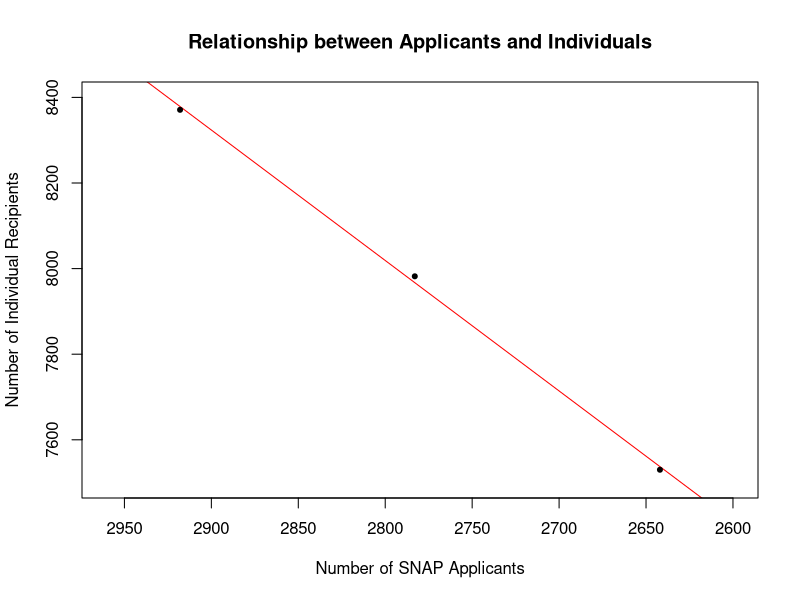

R code for this plot:
## ---- chunk 1
library(knitr)
snap.name <- c('Applications', 'Individual.Recipients', 'Household.Recipients')
SFY.2014 <- c(2918, 8371, 5037)
SFY.2015 <- c(2783, 7982, 4697)
SFY.2016 <- c(2642, 7530, 4455)
snap.cs.table <- data.frame(snap.name, SFY.2014, SFY.2015, SFY.2016)
snap.cs.table.t <- setNames(data.frame(t(snap.cs.table[,-1])), snap.cs.table[,1])
kable(snap.cs.table)
## ---- chunk 2
cor.test(snap.cs.table.t$'Applications', snap.cs.table.t$'Individual.Recipients')
plot(snap.cs.table.t$'Applications', snap.cs.table.t$'Individual.Recipients', xlim=c(2960, 2600), ylim=c(7500, 8400),
     pch = 20, cex = 1, col = "black",
     main = "Relationship between Applicants and Individuals",
     ylab = "Number of Individual Recipients",
     xlab = "Number of SNAP Applicants",
     abline(lm(snap.cs.table.t$'Individual.Recipients' ~ snap.cs.table.t$'Applications'), col="red"))
